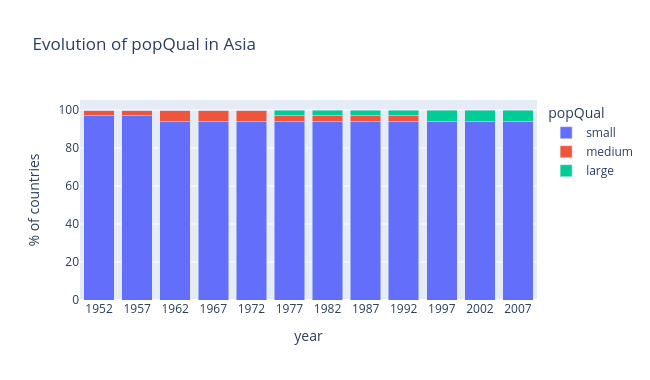

Write notebook code for a chart like this one.
### Markdown cell above
2. Do the same with `popQual` and `dgpQual` columns.

### Code cell
plot_evolution(asia, 'popQual', 'Evolution of popQual in Asia', orders['popQual']).show()

### Figure 1 — Plotly figure (JSON) as saved in the notebook; plotly's stock layout.template omitted (floating-point values rounded to 4 significant figures)
{"data": [{"hovertemplate": "popQual=small<br>year=%{x}<br>% of countries=%{y}<extra></extra>", "legendgroup": "small", "marker": {"color": "#636efa", "pattern": {"shape": ""}}, "name": "small", "orientation": "v", "showlegend": true, "textposition": "auto", "type": "bar", "x": ["1952", "1957", "1962", "1967", "1972", "1977", "1982", "1987", "1992", "1997", "2002", "2007"], "xaxis": "x", "y": [96.97, 96.97, 93.94, 93.94, 93.94, 93.94, 93.94, 93.94, 93.94, 93.94, 93.94, 93.94], "yaxis": "y"}, {"hovertemplate": "popQual=medium<br>year=%{x}<br>% of countries=%{y}<extra></extra>", "legendgroup": "medium", "marker": {"color": "#EF553B", "pattern": {"shape": ""}}, "name": "medium", "orientation": "v", "showlegend": true, "textposition": "auto", "type": "bar", "x": ["1952", "1957", "1962", "1967", "1972", "1977", "1982", "1987", "1992", "1997", "2002", "2007"], "xaxis": "x", "y": [3.03, 3.03, 6.061, 6.061, 6.061, 3.03, 3.03, 3.03, 3.03, 0.0, 0.0, 0.0], "yaxis": "y"}, {"hovertemplate": "popQual=large<br>year=%{x}<br>% of countries=%{y}<extra></extra>", "legendgroup": "large", "marker": {"color": "#00cc96", "pattern": {"shape": ""}}, "name": "large", "orientation": "v", "showlegend": true, "textposition": "auto", "type": "bar", "x": ["1952", "1957", "1962", "1967", "1972", "1977", "1982", "1987", "1992", "1997", "2002", "2007"], "xaxis": "x", "y": [0.0, 0.0, 0.0, 0.0, 0.0, 3.03, 3.03, 3.03, 3.03, 6.061, 6.061, 6.061], "yaxis": "y"}], "layout": {"barmode": "stack", "height": 380, "legend": {"title": {"text": "popQual"}, "tracegroupgap": 0}, "title": {"text": "Evolution of popQual in Asia"}, "width": 650, "xaxis": {"anchor": "y", "domain": [0, 1], "title": {"text": "year"}}, "yaxis": {"anchor": "x", "domain": [0, 1], "title": {"text": "% of countries"}}}}
